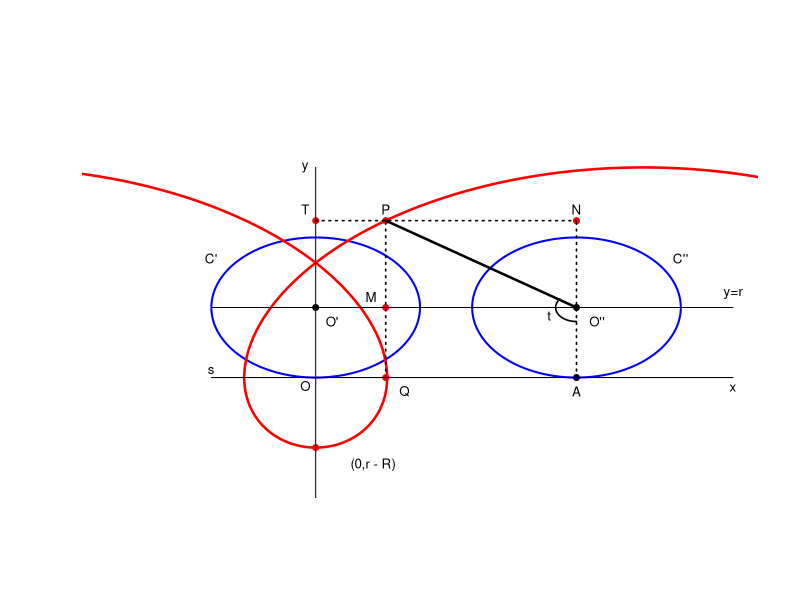

R code for this plot:
#toriod

t <- seq(0,2*pi,0.01)
r <- 1
R <- 2
xex <- 0
yex <- seq(-1,4)
xey <- seq(-4,3)
yey <- 0

x1 <- r*cos(t) 
y1 <- r*sin(t) +1

x2 <- r*cos(t) + 2.5
y2 <- r*sin(t) +1

xl1 <- seq(-1,4,0.01)
yl1 <- 1

xop <- c(0.671368150  , 2.5)
yop <- c(2.240723224, 1)

teta <- seq(-pi,3*pi/2,0.01)
xti <- r*teta -R*sin(teta) 
yti <- r-R*cos(teta)

trx1 <- 0.671368150 
try1 <- seq(0,2.240723224,0.01)

trx2 <- 2.5 
try2 <- seq(0,2.240723224,0.01)

trx3 <- seq(0,2.5,0.01) 
try3 <- 2.240723224

te <- seq(2*pi/2.51,3*pi/2,0.01)
xt2 <- 0.2*cos(te) + 2.5
yt2 <- 0.2*sin(te) +1

xp <- c(0,0,0.671368150,2.5,0.671368150,0.671368150)
yp <- c(-1,2.240723224, 2.240723224,2.240723224,0,1)

xpp <- c(0,2.5,2.5)
ypp <- c(1,1,0)

df1 <- data.frame(x1,y1)
df2 <- data.frame(x2,y2)
dfex <- data.frame(xex,yex)
dfey <- data.frame(xey,yey)
dft <- data.frame(xti,yti)
dfl <- data.frame(xl1,yl1)
dfop <- data.frame(xop,yop)
dftr1 <- data.frame(trx1,try1)
dftr2 <- data.frame(trx2,try2)
dftr3 <- data.frame(trx3,try3)
dft2 <- data.frame(xt2,yt2)
dfp <- data.frame(xp,yp)
dfpp <- data.frame(xpp,ypp)

plot(dfpp$xpp,dfpp$ypp, pch = 20, xlim = c(-2,4), ylim = c(-1.5,4), xlab = "", ylab = "",cex = 1.2, col = "black", axes =FALSE)
points(dfp$xp,dfp$yp, pch = 20 , cex = 1.2, col = "red")
lines(df1$x1,df1$y1, lwd = 2, col = "blue")
lines(df2$x2,df2$y2, lwd = 2, col = "blue")
lines(dft$xti,dft$yti, col = "red", lwd = 2.5)
lines(dfop$xop,dfop$yop, col = "black", lwd = 2.5)
lines(dftr1$trx1, dftr1$try1,lty=3, lwd = 1.6 )
lines(dftr2$trx2, dftr2$try2,lty=3, lwd = 1.6 )
lines(dftr3$trx3, dftr3$try3,lty=3, lwd = 1.6 )
lines(dft2$xt2, dft2$yt2,lty=1, lwd = 1.6 )
lines(dfl$xl1,dfl$yl1)
lines(dfex$yex,dfex$xex,  lwd = 1)
lines(dfey$yey,dfey$xey, lwd = 1 )
text(-0.1,-0.12, "O", font = 25 , cex = 0.8)
text(0.16,0.8, "O'", font = 25 , cex = 0.8)
text(2.7,0.8, "O''", font = 25 , cex = 0.8)
text(2.24,0.88, "t", font = 25 , cex = 0.8)
text(0.85 ,-0.2, "Q", font = 25 , cex = 0.8)
text(2.5,-0.2, "A", font = 25 , cex = 0.8)
text(2.5,2.4, "N", font = 25 , cex = 0.8)
text(0.671368150,2.4, "P", font = 25 , cex = 0.8)
text(0.53,1.15, "M", font = 25 , cex = 0.8)
text(-0.1,2.4, "T", font = 25 , cex = 0.8)
text(0.55,-1.25, "(0,r - R)", font = 25 , cex = 0.8)
text(-1,1.7, "C'", font = 25 , cex = 0.8)
text(3.5,1.7, "C''", font = 25 , cex = 0.8)
text(4,-0.15, "x", font = 25 , cex = 0.8)
text(-0.1,3, "y", font = 25 , cex = 0.8)
text(-1,0.1, "s", font = 25 , cex = 0.8)
text(4,1.2, "y=r", font = 25 , cex = 0.8)